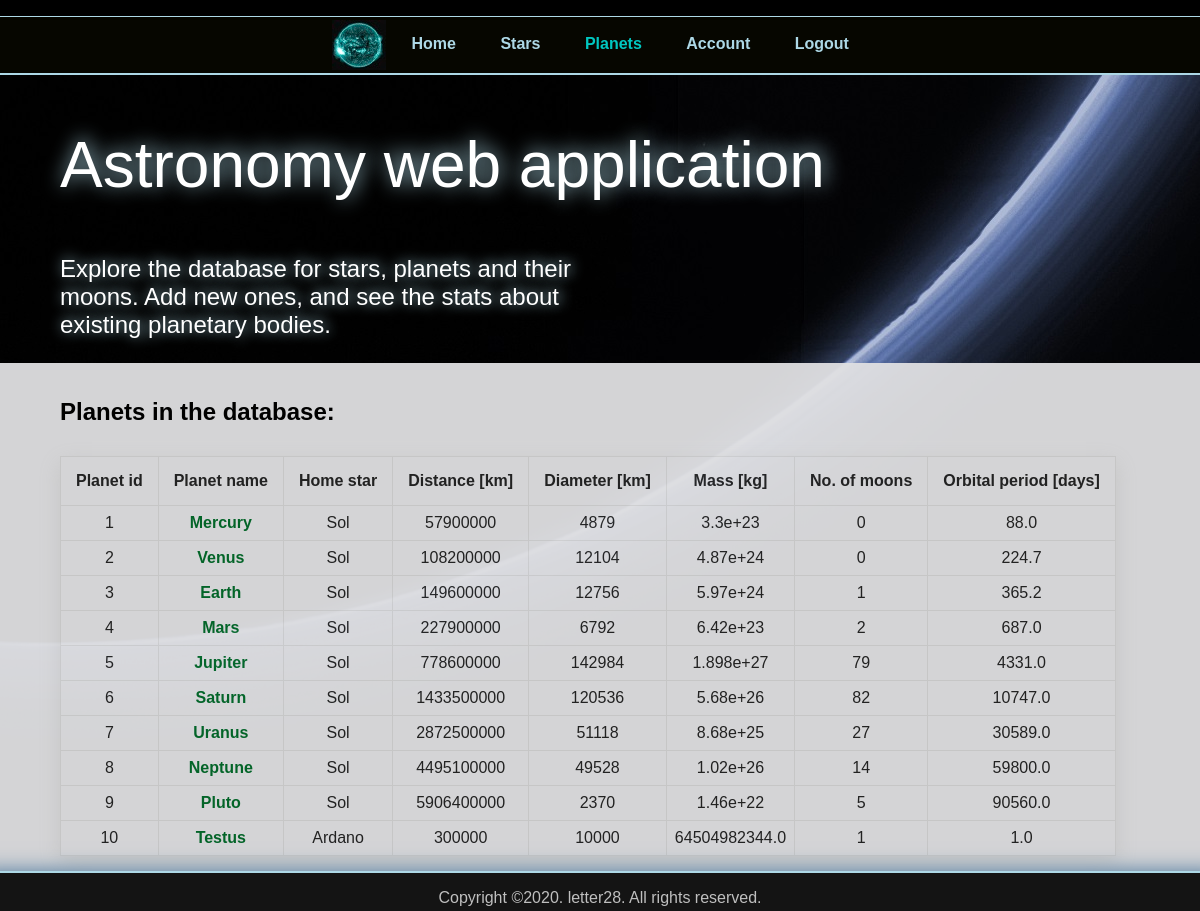
The app's page /planets (signed in) with its own data.
### application/db_models.py (models this page shows)
class Planet(db.Model):
    __tablename__ = 'PLANETS'
    planet_id = Column(Integer, primary_key=True)
    planet_name = Column(String, unique=True)
    home_star = Column(String)
    no_of_moons = Column(Integer)
    mass = Column(Float)            # kg
    diameter = Column(Float)        # km
    distance = Column(Float)        # km
    orbital_period = Column(Float)  # days

### application/routes.py (the view)
@app.route("/planets")
@login_required
def planets():
    planet_list = Planet.query.all()
    planet_data = planets_schema.dump(planet_list)
    for i in range(len(planet_data)):
        planet_data[i] = {'planet_id': int(planet_data[i]['planet_id']),
                          'planet_name': planet_data[i]['planet_name'],
                          'home_star': planet_data[i]['home_star'],
                          'distance': int(planet_data[i]['distance']),
                          'mass': float(planet_data[i]['mass']),
                          'diameter': int(planet_data[i]['diameter']),
                          'no_of_moons': int(planet_data[i]['no_of_moons']),
                          'orbital_period': float(planet_data[i]['orbital_period'])}
    return render_template("planets_new.html", title="Planets", planets=True, planet_data=planet_data)

### application/db_models.py (called while the page is built)
@login.user_loader
def load_user(id_num):
    return User.query.get(int(id_num))

### application/templates/planets_new.html
{% extends "layout.html" %}
{% block content %}
<section class="planets-page">
    <div class="planets container">
    <h2>Planets in the database:</h2>
    <div class="planets-table">
        <table>
            <tr>
                <th>Planet id</th>
                <th>Planet name</th>
                <th>Home star</th>
                <th>Distance [km]</th>
                <th>Diameter [km]</th>
                <th>Mass [kg]</th>
                <th>No. of moons</th>
                <th>Orbital period [days]</th>
            </tr>
            {% for planet in planet_data %}
            <tr>
                <td>{{ planet.planet_id }}</td>
                <td><a href="/planet/{{ planet.planet_id }}">{{ planet.planet_name }}</a></td>
                <td>{{ planet.home_star }}</td>
                <td>{{ planet.distance }}</td>
                <td>{{ planet.diameter }}</td>
                <td>{{ planet.mass }}</td>
                <td>{{ planet.no_of_moons }}</td>
                <td>{{ planet.orbital_period }}</td>
            </tr>
            {% endfor %}
        </table>
    </div>
</div>
</section>
{% endblock %}

### application/templates/layout.html (shortened to what this page needs)
<!DOCTYPE html>
<html lang="en">
    <head>
        <link rel="stylesheet" href="static/css/main.css"/>
    </head>
    <body>
        {% include "nav.html" %}
        <div class="main-page-container">
            <h1 class="main-page-item">Astronomy web application</h1>
            <p class="main-page-item">Explore the database for stars, planets and their moons. Add new ones, and see the stats about existing
               planetary bodies.</p>
        </div>
        {% block content %}
        {% endblock %}
    </body>
    {% include "footer.html" %}
</html>

### application/templates/nav.html
<header>
    <nav role="navigation">
        <ul class="top-container">
            <li class="nav-icon">
                <img src="static/images/sun_icon4.jpg" alt="sun-icon">
            </li>
            <li class="nav-item">
                <a href="{{ url_for('index') }}" class="nav-link {% if index %} active {% endif %}">Home</a>
            </li>
            <li class="nav-item">
                <a href="{{ url_for('stars') }}" class="nav-link {% if stars %} active {% endif %}">Stars</a>
            </li>
            <li class="nav-item">
                <a href="{{ url_for('planets') }}" class="nav-link {% if planets %} active {% endif %}">Planets</a>
            </li>
            <li class="nav-item">
                {% if current_user.is_anonymous %}
                <a href="{{ url_for('register') }}" class="nav-link {% if register %} active {% endif %}">Register</a>
                {% else %}
                {% set user = current_user %}
                <a href="/account/{{ user.user_name }}" class="nav-link {% if account %} active {% endif %}">Account</a>
                {% endif %}
            </li>
            <li class="nav-item">
                {% if current_user.is_anonymous %}
                <a href="{{ url_for('login') }}" class="nav-link {% if login %} active {% endif %}">Login</a>
                {% else %}
                <a href="{{ url_for('logout') }}" class="nav-link {% if login %} active {% endif %}">Logout</a>
                {% endif %}
            </li>
        </ul>
    </nav>
</header>

### application/templates/footer.html
<footer>
    <p>Copyright &copy;2020. letter28. All rights reserved.</p>
</footer>

### application/static/css/main.css (style rules this page uses)
html { font-family: "Trebuchet MS", Helvetica, sans-serif; margin: 0; background: black; color: black; box-sizing: border-box; }
*, *:before, *:after { box-sizing: inherit; }
body { background-image: url('../images/pluto_haze.jpg'); background-repeat: no-repeat; background-position: top center; background-attachment: fixed; max-width: 120%; margin: 0 auto; }
nav { text-align: center; display: block; }
footer { position: fixed; margin: 0 auto; bottom: 0; width: 100%; height: 40px; text-align: center; background: #141414; color: #bfbfbf; border-top: 2px solid lightblue; box-shadow: 0px 20px 20px 20px #4c789e; }
h1, h2, h3, h4, h5, h6 { padding: 10px 0; }
a { text-decoration: none; font-weight: 600; color: #046A2B; }
li { display: inline; }
table { border-collapse: collapse; box-shadow: 0px 7px 20px 0px #d1d1d1; padding: 50px; }
th, td { color: #242424; border: 1px solid #d1d1d1; padding: 15px; text-align: center; }
table a { font-weight: 600; }
.main-page-container { max-width: 90%; margin: 0 auto; color: white; }
.main-page-container h1 { font-size: 4em; font-weight: 400; text-shadow: 2px -2px 20px lightblue; }
.main-page-container p { max-width: 50%; font-size: 1.5em; text-shadow: 2px -1px 14px lightblue; }
.home-page, .login-page, .register-page, .planets-page, .stars-page, .planet-page, .new-planet-page, .account-page { background: #E0E0E2; opacity: 0.95; }
.container { max-width: 90%; margin: 0 auto; margin-bottom: 25px; padding-top: 5px; padding-bottom: 20px; }
.planets td { padding: 8px; }
.planets-table { padding-bottom: 10px; }
.top-container { background-color: #060600; border-top: 1px solid lightblue; border-bottom: 2px solid lightblue; padding: 2px; }
.nav-icon img { vertical-align: middle; padding: 0; margin: 0; border: 1px solid #060600; }
.nav-link { margin: 12px 20px; color: lightblue; }
.nav-link.active { color: #00c7c0; }

### records on screen
Planet: planet_id "1", planet_name "Mercury", home_star "Sol", distance "57900000", diameter "4879", mass "3.3e+23", no_of_moons "0", orbital_period "88.0"
Planet: planet_id "2", planet_name "Venus", home_star "Sol", distance "108200000", diameter "12104", mass "4.87e+24", no_of_moons "0", orbital_period "224.7"
Planet: planet_id "3", planet_name "Earth", home_star "Sol", distance "149600000", diameter "12756", mass "5.97e+24", no_of_moons "1", orbital_period "365.2"
Planet: planet_id "4", planet_name "Mars", home_star "Sol", distance "227900000", diameter "6792", mass "6.42e+23", no_of_moons "2", orbital_period "687.0"
Planet: planet_id "5", planet_name "Jupiter", home_star "Sol", distance "778600000", diameter "142984", mass "1.898e+27", no_of_moons "79", orbital_period "4331.0"
Planet: planet_id "6", planet_name "Saturn", home_star "Sol", distance "1433500000", diameter "120536", mass "5.68e+26", no_of_moons "82", orbital_period "10747.0"
Planet: planet_id "7", planet_name "Uranus", home_star "Sol", distance "2872500000", diameter "51118", mass "8.68e+25", no_of_moons "27", orbital_period "30589.0"
Planet: planet_id "8", planet_name "Neptune", home_star "Sol", distance "4495100000", diameter "49528", mass "1.02e+26", no_of_moons "14", orbital_period "59800.0"
Planet: planet_id "9", planet_name "Pluto", home_star "Sol", distance "5906400000", diameter "2370", mass "1.46e+22", no_of_moons "5", orbital_period "90560.0"
Planet: planet_id "10", planet_name "Testus", home_star "Ardano", distance "300000", diameter "10000", mass "64504982344.0", no_of_moons "1", orbital_period "1.0"
